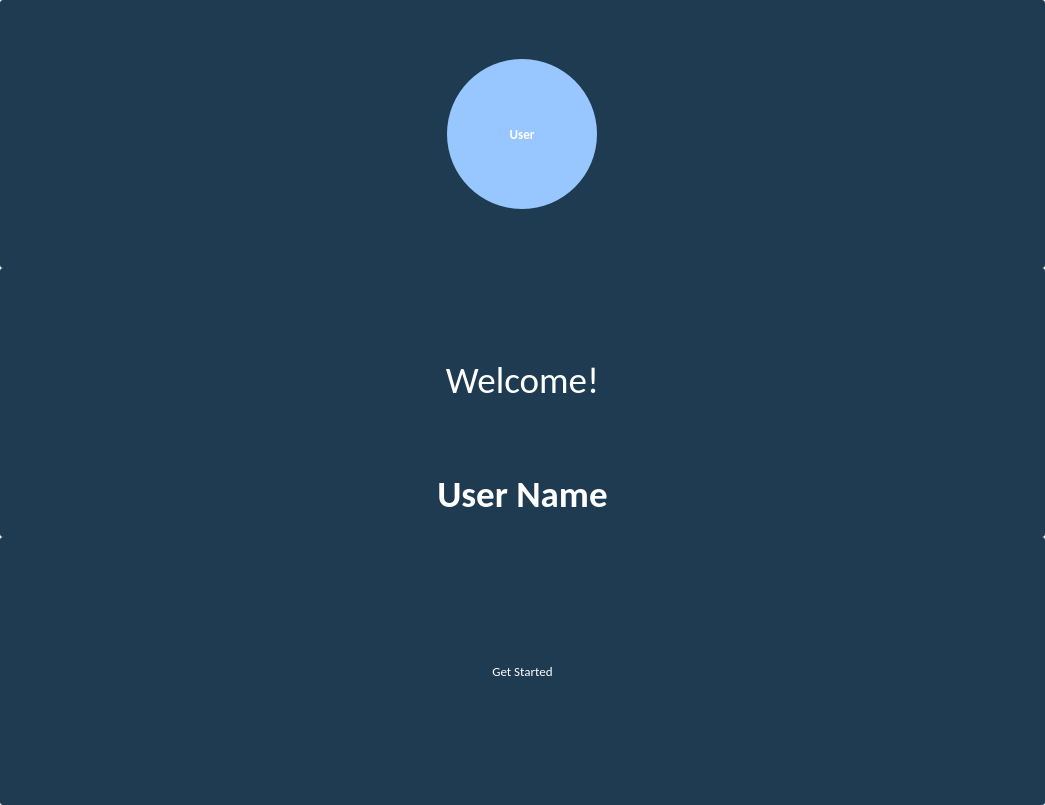
<?xml version="1.0" encoding="UTF-8"?>
<ui version="4.0">
 <class>Form</class>
 <widget class="QWidget" name="Form">
  <property name="geometry">
   <rect>
    <x>0</x>
    <y>0</y>
    <width>1045</width>
    <height>805</height>
   </rect>
  </property>
  <property name="windowTitle">
   <string>Form</string>
  </property>
  <layout class="QVBoxLayout" name="verticalLayout">
   <property name="spacing">
    <number>0</number>
   </property>
   <property name="leftMargin">
    <number>0</number>
   </property>
   <property name="topMargin">
    <number>0</number>
   </property>
   <property name="rightMargin">
    <number>0</number>
   </property>
   <property name="bottomMargin">
    <number>0</number>
   </property>
   <item>
    <widget class="QFrame" name="user_chat_info_2">
     <property name="minimumSize">
      <size>
       <width>780</width>
       <height>180</height>
      </size>
     </property>
     <property name="maximumSize">
      <size>
       <width>2340</width>
       <height>450</height>
      </size>
     </property>
     <property name="styleSheet">
      <string notr="true">background-color: rgb(30, 59, 81);	
color: rgb(255, 255, 255);
border: none;
border-radius:3px;
</string>
     </property>
     <property name="frameShape">
      <enum>QFrame::NoFrame</enum>
     </property>
     <property name="frameShadow">
      <enum>QFrame::Plain</enum>
     </property>
     <layout class="QHBoxLayout" name="horizontalLayout">
      <item>
       <widget class="QPushButton" name="pushButton_35">
        <property name="sizePolicy">
         <sizepolicy hsizetype="Fixed" vsizetype="Fixed">
          <horstretch>0</horstretch>
          <verstretch>0</verstretch>
         </sizepolicy>
        </property>
        <property name="minimumSize">
         <size>
          <width>150</width>
          <height>150</height>
         </size>
        </property>
        <property name="maximumSize">
         <size>
          <width>150</width>
          <height>150</height>
         </size>
        </property>
        <property name="font">
         <font>
          <family>Calibri</family>
          <pointsize>10</pointsize>
          <weight>75</weight>
          <bold>true</bold>
         </font>
        </property>
        <property name="cursor">
         <cursorShape>PointingHandCursor</cursorShape>
        </property>
        <property name="styleSheet">
         <string notr="true">QPushButton{
border-radius:75px;
color: rgb(255, 255, 255);
background-color: rgb(152, 199, 255);
}
QPushButton:hover{     
	background-color: rgb(230, 136, 136);
 }
QPushButton:pressed{     
	border-bottom: 5px solid rgb(30, 59, 81);
}</string>
        </property>
        <property name="text">
         <string>User</string>
        </property>
       </widget>
      </item>
     </layout>
    </widget>
   </item>
   <item>
    <widget class="QFrame" name="frame_56">
     <property name="minimumSize">
      <size>
       <width>780</width>
       <height>150</height>
      </size>
     </property>
     <property name="maximumSize">
      <size>
       <width>2340</width>
       <height>450</height>
      </size>
     </property>
     <property name="styleSheet">
      <string notr="true">background-color: rgb(30, 59, 81);	
color: rgb(255, 255, 255);
border: none;
border-radius:3px;
</string>
     </property>
     <property name="frameShape">
      <enum>QFrame::NoFrame</enum>
     </property>
     <property name="frameShadow">
      <enum>QFrame::Plain</enum>
     </property>
     <layout class="QVBoxLayout" name="verticalLayout_21">
      <property name="spacing">
       <number>0</number>
      </property>
      <property name="leftMargin">
       <number>0</number>
      </property>
      <property name="topMargin">
       <number>20</number>
      </property>
      <property name="rightMargin">
       <number>0</number>
      </property>
      <property name="bottomMargin">
       <number>20</number>
      </property>
      <item>
       <widget class="QLabel" name="label_38">
        <property name="minimumSize">
         <size>
          <width>780</width>
          <height>51</height>
         </size>
        </property>
        <property name="maximumSize">
         <size>
          <width>2340</width>
          <height>153</height>
         </size>
        </property>
        <property name="font">
         <font>
          <family>Calibri</family>
          <pointsize>28</pointsize>
         </font>
        </property>
        <property name="text">
         <string>Welcome!</string>
        </property>
        <property name="alignment">
         <set>Qt::AlignBottom|Qt::AlignHCenter</set>
        </property>
       </widget>
      </item>
      <item>
       <widget class="QLabel" name="label_39">
        <property name="minimumSize">
         <size>
          <width>780</width>
          <height>51</height>
         </size>
        </property>
        <property name="maximumSize">
         <size>
          <width>2340</width>
          <height>153</height>
         </size>
        </property>
        <property name="font">
         <font>
          <family>Calibri</family>
          <pointsize>28</pointsize>
          <weight>75</weight>
          <bold>true</bold>
         </font>
        </property>
        <property name="text">
         <string>User Name</string>
        </property>
        <property name="alignment">
         <set>Qt::AlignBottom|Qt::AlignHCenter</set>
        </property>
       </widget>
      </item>
     </layout>
    </widget>
   </item>
   <item>
    <widget class="QLabel" name="label_37">
     <property name="minimumSize">
      <size>
       <width>780</width>
       <height>100</height>
      </size>
     </property>
     <property name="maximumSize">
      <size>
       <width>2340</width>
       <height>300</height>
      </size>
     </property>
     <property name="font">
      <font>
       <family>Calibri</family>
       <pointsize>10</pointsize>
      </font>
     </property>
     <property name="styleSheet">
      <string notr="true">background-color: rgb(30, 59, 81);	
color: rgb(255, 255, 255);
border: none;
border-radius:3px;
</string>
     </property>
     <property name="text">
      <string>Get Started</string>
     </property>
     <property name="alignment">
      <set>Qt::AlignCenter</set>
     </property>
    </widget>
   </item>
  </layout>
 </widget>
 <resources/>
 <connections/>
</ui>
